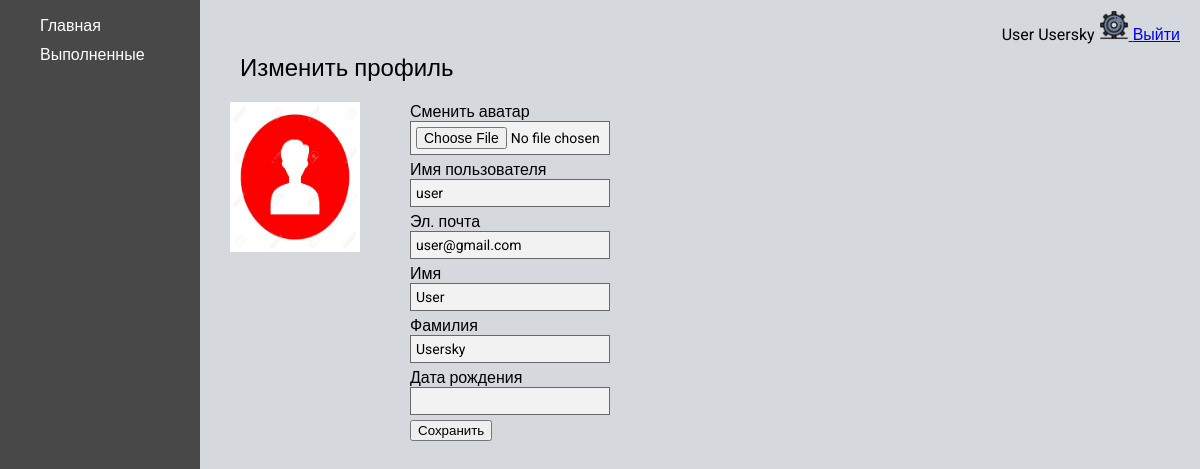
Screenshot of /user_settings/ (signed in) with the database file from the repository.
### ToDo/models.py (models this page shows)
class CustomUser(AbstractUser):
    avatar = models.ImageField(
        blank=True,
        verbose_name='Avatar',
        upload_to=f'images/',
        default='../static/ToDo/images/default.png'
    )
    date_of_birth = models.DateField(blank=True, null=True)

### ToDo/views.py (the view)
# urls.py: path('user_settings/', get_user_edit, name='user_settings'),
def get_user_edit(request):
    if request.POST:
        user_edit_form = CustomUserEditForm(request.POST, request.FILES, instance=request.user)
        if user_edit_form.is_valid():
            user_edit_form.save()
            return redirect('user_settings')
    else:
        user_edit_form = CustomUserEditForm(instance=request.user)
    return render(request, 'ToDo/user_settings.html', {'user_edit_form': user_edit_form, 'menu': home_menu})

### ToDo/forms.py
class CustomUserEditForm(forms.ModelForm):
    avatar = forms.ImageField(required=False,
                              label='Сменить аватар',
                              widget=forms.FileInput(attrs={
                                  'class': 'user_settings__input'
                              }))
    username = forms.CharField(label='Имя пользователя', widget=forms.TextInput(attrs={'class': 'user_settings__input'}))
    email = forms.EmailField(label='Эл. почта', widget=forms.EmailInput(attrs={'class': 'user_settings__input'}))
    first_name = forms.CharField(label='Имя', widget=forms.TextInput(attrs={'class': 'user_settings__input'}))
    last_name = forms.CharField(label='Фамилия', widget=forms.TextInput(attrs={'class': 'user_settings__input'}))
    date_of_birth = forms.DateField(label='Дата рождения', widget=forms.DateInput(attrs={'class': 'user_settings__input'}))
    class Meta:
        model = CustomUser
        fields = ('avatar', 'username', 'email', 'first_name', 'last_name', 'date_of_birth')

### ToDo/templates/ToDo/user_settings.html (shortened to what this page needs)
{% extends 'ToDo/home_base.html' %}
{% block rightbar %}
    <div class="user_settings__title">Изменить профиль</div>
    <div class="user_settings__wrap">
        <div class="user_settings__avatar">
            <img src="{{ user.avatar.url }}" alt="avatar">
        </div>
        <div class="user_settings__data">
            <form method="post" enctype="multipart/form-data">
                {% for field in user_edit_form %}
                    <div>{{ field.label }}</div>
                    <div>{{ field }}</div>
                {% endfor%}
                <input type="submit" class="fadeIn fourth" value="Сохранить">
            </form>
        </div>
    </div>
{% endblock %}

### ToDo/templates/ToDo/home_base.html (shortened to what this page needs)
{% extends 'ToDo/base.html' %}
{% load static %}
{% block content %}
    <div class="main">
        <div  class="leftbar">
            <ul class="home_menu">
                {% for key, item in menu.items %}
                    <li class="home_menu__item"><a href="{% url key %}">{{ item }}</a></li>
                {% endfor %}
            </ul>
        </div>
        <div  class="rightbar">
            <div class="home_nav">
                <div class="home_info">
                        {% if request.user.is_authenticated %}
                        <span>{{ user.first_name }} {{ user.last_name }}</span>
                        <a href="{% url 'user_settings' %}">
                            <img class="settings__icon" src="{% static 'ToDo/images/settings.png' %}" alt="settings">
                        </a>
                        <a href="{% url 'logout' %}">Выйти</a>
                    {% endif %}
                </div>
            </div>
            {% block rightbar %}
            {% endblock %}
        </div>
    </div>
{% endblock %}

### ToDo/static/ToDo/css/style.css (style rules this page uses)
html { font-family: 'Roboto', sans-serif; }
body { margin: 0; }
.main { display: flex; }
.leftbar { width: 15%; min-width: 200px; background-color: #484848; display: flex; flex-direction: column; min-height: 100vh; }
.rightbar { width: 85%; background-color: #D5D8DC; min-height: 100vh; }
.settings__icon { width: 30px; height: 30px; }
.user_settings__title { display: block; margin-left: 40px; font-size: 24px; }
.home_menu { display: flex; flex-direction: column; align-items: flex-start; }
.home_menu__item { list-style-type: none; margin-bottom: 10px; }
.home_menu__item a { text-decoration: none; color: white; list-style-type: none; }
.home_nav { display: flex; justify-content: space-between; padding: 10px 20px; }
.user_settings__wrap { display: flex; padding: 20px 30px 20px 30px; }
.user_settings__avatar { display: block; }
.user_settings__avatar img { height: 150px; width: 130px; }
.user_settings__data { display: block; margin-left: 50px; }
.user_settings__input { font-family: "Roboto", sans-serif; outline: 0; background: #f2f2f2; width: 200px; margin: 0 0 5px; padding: 5px; box-sizing: border-box; font-size: 14px;border: 1px solid dimgrey; }

### rows the page displays
CustomUser: first_name "User", last_name "Usersky", avatar (placeholder picture), user_edit_form "user" "user@gmail.com" "User" "Usersky"

### other values shown
{{ item }} "Главная" "Выполненные"
{{ field.label }} "Сменить аватар" "Имя пользователя" "Эл. почта" "Имя" "Фамилия" "Дата рождения"
